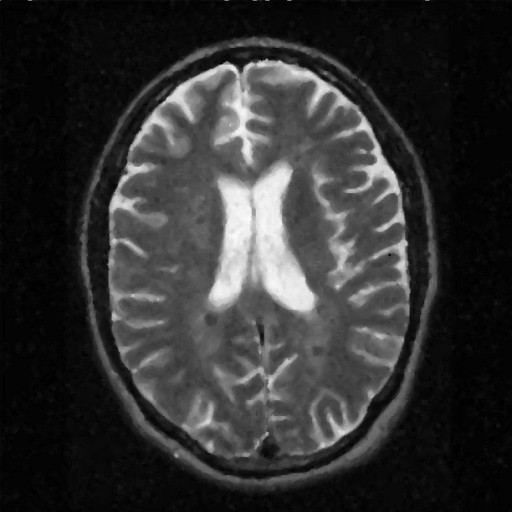
#> input picture imagens/cerebro.png, 512 x 512 px; its folder holds 4 pictures in this run
$ python main.py
#> lines starting #> are read from the running program, lines starting #| are printed output that depends on the picture; after the words box and inside, x2 and y2 are one past the last pixel; in counts of white or black regions, pixels touching at a corner belong together
### funcoes.py
import numpy as np
import cv2
import matplotlib.pyplot as plt


# [22 lines left out: functions normalize, speckle, calculaMSE, not called in this run]


def calculaPSNR(imagem_original, imagem_ruidosa):
    return np.max(np.log10(((np.max(imagem_original) ** 2) / calculaMSE(imagem_original, imagem_ruidosa)))) * 10


def salt_and_paper(imagem, intensidade_min=6000, intensidade=10000):
    imagem_ruidosa = imagem.copy()  # copia da imagem original

    # dimensões da imagem
    row, col = imagem_ruidosa.shape

    # espalha pixels brancos
    numero_de_pixels = np.random.randint(intensidade_min, intensidade)
    for i in range(numero_de_pixels):
        x_coord = np.random.randint(0, row)
        y_coord = np.random.randint(0, col)
        imagem_ruidosa[x_coord][y_coord] = 255

    # espalha pixels pretos
    numero_de_pixels = np.random.randint(intensidade_min, intensidade)
    for i in range(numero_de_pixels):
        x_coord = np.random.randint(0, row)
        y_coord = np.random.randint(0, col)
        imagem_ruidosa[x_coord][y_coord] = 0

    return imagem_ruidosa


def filtroMediana(image):
    result = image.copy()
    for i in range(1, result.shape[0] - 1):
        for j in range(1, result.shape[1] - 1):
            result[i, j] = np.sort(
                [result[i + 1, j],
                 result[i, j],
                 result[i - 1, j],
                 result[i + 1, j - 1],
                 result[i, j - 1],
                 result[i - 1, j - 1],
                 result[i + 1, j + 1],
                 result[i, j + 1],
                 result[i - 1, j + 1]]
            )[4]

    return result


def contornoThresh(img):
    # Converte para RGB
    image = cv2.cvtColor(img.copy(), cv2.COLOR_BGR2RGB)
    # Converte para escala de cinza
    gray = cv2.cvtColor(image, cv2.COLOR_RGB2GRAY)

    # Cria imagem binária de threshold
    # , binary = cv.threshold(gray, 50, 255, cv.THRESH_BINARYINV)
    _, binario = cv2.threshold(gray,0,225,cv2.THRESH_BINARY+cv2.THRESH_OTSU)

    # Encontre os contornos da imagem com threshold
    contours, hierarchy = cv2.findContours(binario, cv2.RETR_TREE, cv2.CHAIN_APPROX_SIMPLE)

    num_contornos = str(len(contours))

    # Plotar contornos
    contorno = cv2.drawContours(image, contours, -1, (0, 255, 0), 2)

    return binario, contorno, num_contornos


def f(imagem):
    imagem_original = cv2.imread(f"imagens/{imagem}.png", 0)  # abre a imagem
    ruido = salt_and_paper(imagem_original, 5000)  # faz o ruido
    edges = cv2.Canny(imagem_original, 100, 200)
    imagem_mediana = filtroMediana(ruido)  # aplica o filtro da mediana
    binario, bordas, n_bordas = contornoThresh(imagem_original)

    # configuração do histograma
    cols = ['ImgOriginal', 'ImgNoise', 'ImgCanny']
    imgs = [imagem_original, ruido, edges]
    fig, axs = plt.subplots(2, 3)
    for i in range(3):
        axs[0, i].imshow(imgs[i], cmap='gray')
        axs[1, i].hist(imgs[i].ravel(), bins=25, range=[0, 256])
        axs[0, i].set_title(cols[i])

    # configuração do histograma
    cols = ['mediana', 'medianaCanny']
    imgs = [imagem_mediana, edges]
    fig, axs = plt.subplots(2, 2)
    for i in range(2):
        axs[0, i].imshow(imgs[i], cmap='gray')
        axs[1, i].hist(imgs[i].ravel(), bins=25, range=[0, 256])
        axs[0, i].set_title(cols[i])

    cols = ['binario', 'contornada']
    imgs = [binario, bordas]
    fig, axs = plt.subplots(2, 2)
    for i in range(2):
        axs[0, i].imshow(imgs[i])
        axs[1, i].hist(imgs[i].ravel(), bins=25, range=[0, 256])
        axs[0, i].set_title(cols[i])

    '''
    # print dos PSNR da imagem
    print(f"PSNR ruidosa: {str(calculaPSNR(imagem_original, ruido))}")
    print(f"PSNR mediana: {str(calculaPSNR(imagem_original, imagem_mediana))}")
    print(f"PSNR highboost: {str(calculaPSNR(imagem_original, imagem_highboost))}\n\n")
    '''
    plt.show()

### main.py
from funcoes import *


if __name__ == '__main__':
    f("cerebro")
#> in f, imagem_original is the input picture: shape (512, 512); min 0, max 251, mean 49.2
#> after the loop in salt_and_paper, `for i in range(numero_de_pixels):`: imagem_ruidosa: shape (512, 512); 2.91% of pixels changed, all inside (x1, y1, x2, y2) = (0, 0, 512, 512)
#> after the loop in salt_and_paper, `for i in range(numero_de_pixels):`: imagem_ruidosa: shape (512, 512); min 0, max 255, mean 53.9
#> in f, `edges = cv2.Canny(imagem_original, 100, 200)`:
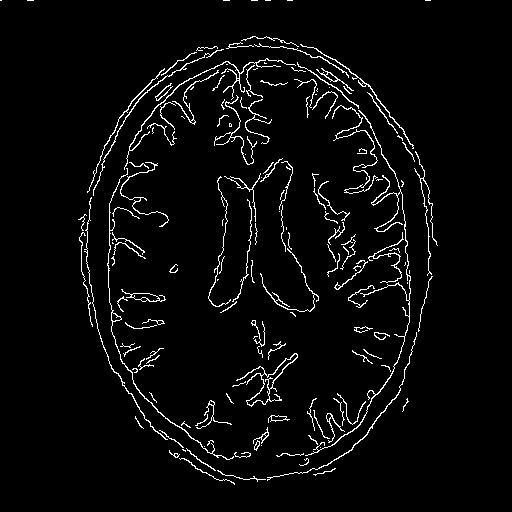
#> edges: shape (512, 512); 3.8% white in thin lines or dots, all inside (x1, y1, x2, y2) = (0, 0, 438, 485)
#> in contornoThresh, `_, binario = cv2.threshold(gray,0,225,cv2.THRESH_BINARY+cv2.THRESH_OTSU)`:
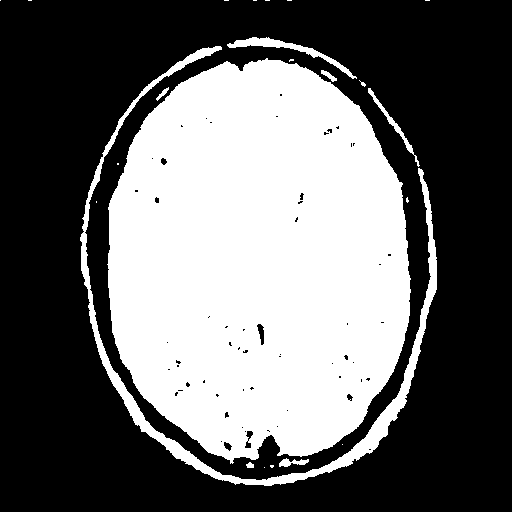
#> binario: shape (512, 512); values 0 (black) and 225 (white), 40.2% white; 23 white regions (15 under 20 px)
#> in contornoThresh, `contours, hierarchy = cv2.findContours(binario, cv2.RETR_TREE, cv2.CHA..`: contours = 84 contours, 65 with area under 20; largest, box (x1, y1, x2, y2) and area: (107, 58, 411, 464) 96550, (80, 46, 437, 486) 6353, (227, 37, 357, 79) 692, (368, 88, 420, 167) 268, (279, 458, 309, 467) 112
#> in contornoThresh, `num_contornos = str(len(contours))`: num_contornos = '84'
    f("gatos")
#> call 2 of f, with imagem = 'gatos'
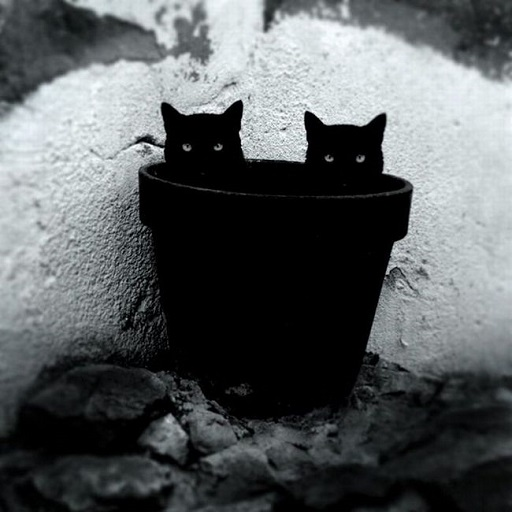
#> input picture imagens/gatos.png, 512 x 512 px
#> after the loop in salt_and_paper (call 2), `for i in range(numero_de_pixels):`: imagem_ruidosa: shape (512, 512); min 0, max 255, mean 95.1
#> after the loop in salt_and_paper (call 2), `for i in range(numero_de_pixels):`: imagem_ruidosa: shape (512, 512); min 0, max 255, mean 91.8
#> in f (call 2), `edges = cv2.Canny(imagem_original, 100, 200)`: edges: shape (512, 512); 6.1% white in thin lines or dots
#> in contornoThresh (call 2), `_, binario = cv2.threshold(gray,0,225,cv2.THRESH_BINARY+cv2.THRESH_OTSU)`:
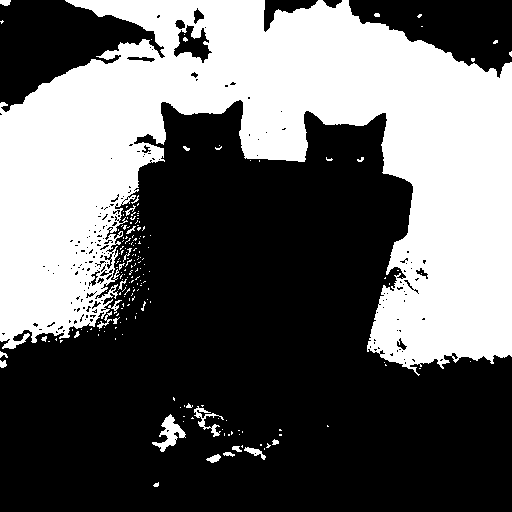
#> binario: shape (512, 512); values 0 (black) and 225 (white), 39% white; 192 white regions (167 under 20 px)
#> in contornoThresh (call 2), `contours, hierarchy = cv2.findContours(binario, cv2.RETR_TREE, cv2.CHA..`: contours = 423 contours, 389 with area under 20; largest, box (x1, y1, x2, y2) and area: (0, 0, 512, 376) 100637, (173, 24, 213, 64) 785, (152, 414, 186, 452) 421, (194, 406, 224, 437) 152, (126, 56, 156, 63) 110
#> in contornoThresh (call 2), `num_contornos = str(len(contours))`: num_contornos = '423'
    f("saltg")
#> call 3 of f, with imagem = 'saltg'
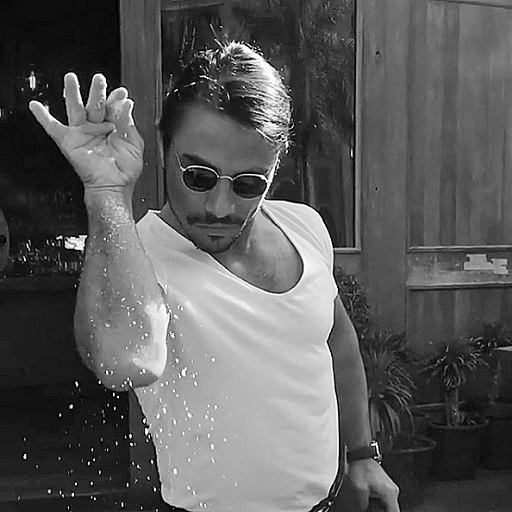
#> input picture imagens/saltg.png, 512 x 512 px
#> in f, imagem_original is the input picture: shape (512, 512); min 0, max 255, mean 90.7
#> call 3 of salt_and_paper, with intensidade_min = 5000, intensidade = 10000
#> after the loop in salt_and_paper (call 3), `for i in range(numero_de_pixels):`:
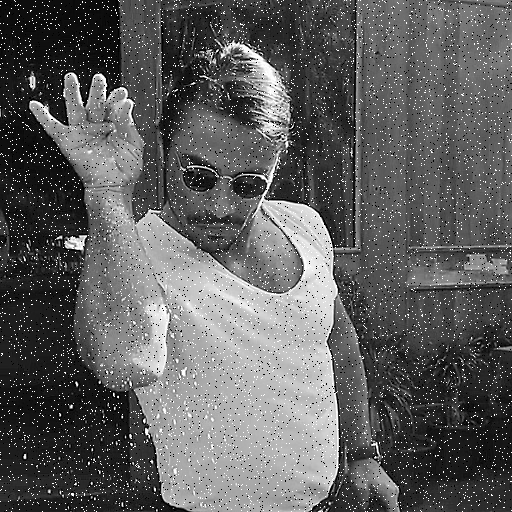
#> imagem_ruidosa: shape (512, 512); min 0, max 255, mean 94.2
#> in f (call 3), `edges = cv2.Canny(imagem_original, 100, 200)`: edges: shape (512, 512); 6.4% white in thin lines or dots
#> in contornoThresh (call 3), `_, binario = cv2.threshold(gray,0,225,cv2.THRESH_BINARY+cv2.THRESH_OTSU)`: binario: shape (512, 512); values 0 (black) and 225 (white), 29.4% white; 528 white regions (490 under 20 px), largest, box (x1, y1, x2, y2) and area: (85, 0, 371, 512) 62783, (29, 72, 144, 187) 6728, (357, 459, 400, 512) 898
#> in f (call 3), `plt.show()`:
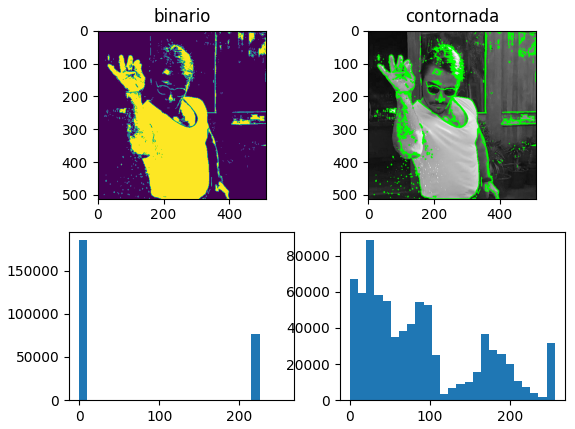
#> figure drawn by matplotlib, 4 panels; panel 3: tallest bar 185184 high, from x = 8.88e-16 to 10.24; panel 4: tallest bar 88566 high, from x = 20.48 to 30.72
